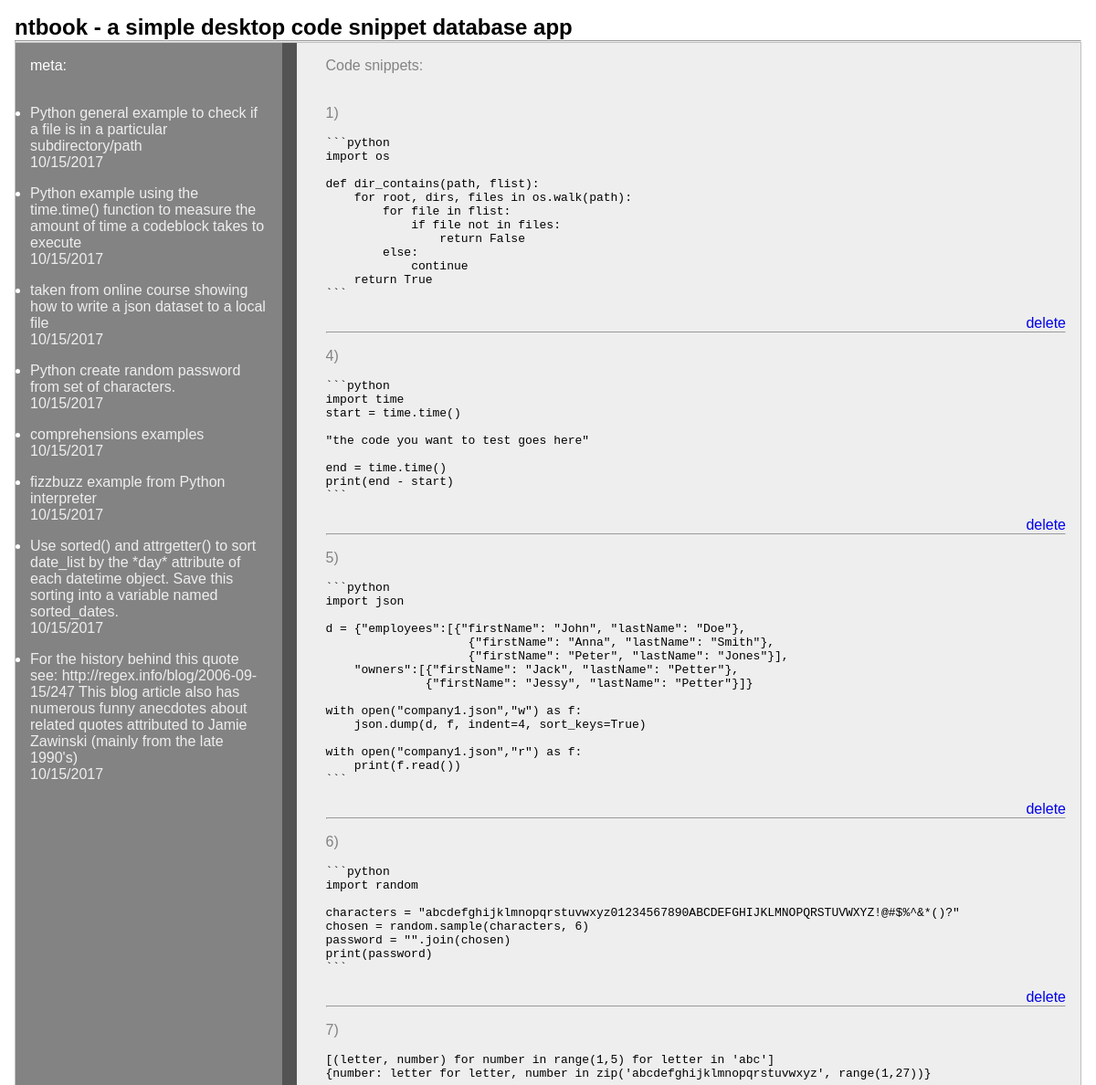
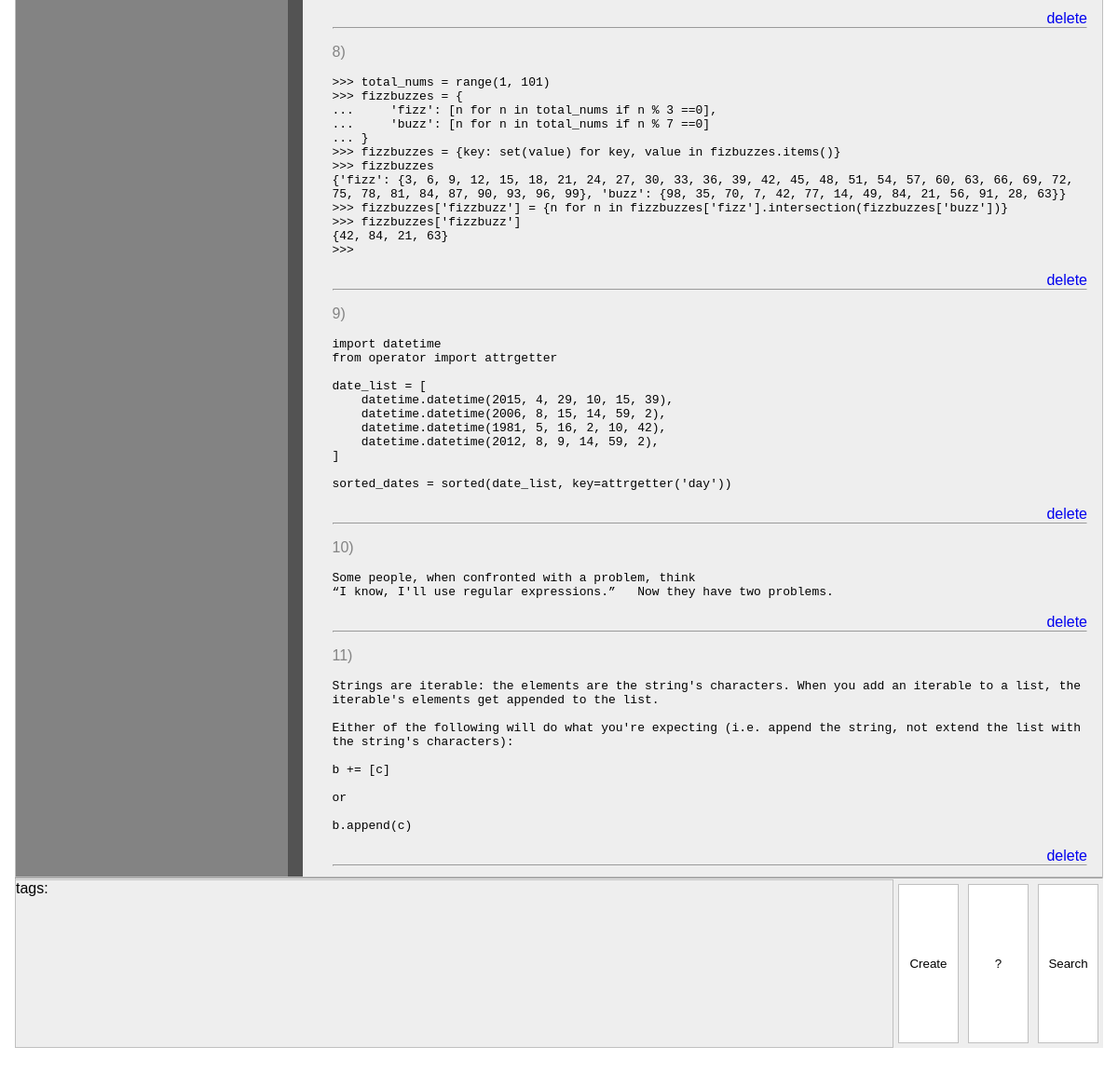
The page / on the database its author committed (2 pictures, top to bottom).
### ntbs/models.py (models this page shows, shortened)
class Ntbook(models.Model):
    name = models.TextField(max_length=2048)
    meta = models.TextField(max_length=2048, blank=True)
    created_at = models.DateTimeField(default=timezone.now)

### ntbs/views.py (the view)
# urls.py: url(r'^$', views.NtbookList.as_view(), name='ntbook_list'),
class NtbookList(ListView):
    model = Ntbook

### ntbs/templates/ntbs/ntbook_list.html
{% extends 'layout.html' %}
{% block content %}
<ul class="snippet">
    {% for ntb in object_list %}
    <li>{{ ntb.id }})
      <a class="snippet" href="{% url "ntbook_edit" ntb.id %}">
        <pre>{{ ntb.name }}</pre></a>
        <a class="delete" href="{% url "ntbook_delete" ntb.id %}">delete</a>
    </li>
<hr>
    {% endfor %}
</ul>
{% endblock content%}
{% block meta %}
<ul class="meta">
{% for ntb in object_list %}
  {% if ntb.meta %}
  <li> <a class="meta" href="{% url "ntbook_edit" ntb.id %}">
      {{ ntb.meta }}<br>{{ ntb.created_at|date:"SHORT_DATE_FORMAT" }}</a>
  </li>
{% endif %}
{% endfor %}
</ul>
{% endblock meta%}

### templates/layout.html (shortened to what this page needs)
{% load static from staticfiles %}
<head>
    <link rel = "stylesheet" type = "text/css" href = "{% static 'css/ntb.css' %}" />
</head>
    <body style="">
        <div class="page-container">
            <h2 class="fullsize">
               ntbook - a simple desktop code snippet database app
            </h2>
            <hr />
            <div class="panel-container">
                <div class="panel-left" >
                  meta:<p><br>
                    {% block meta %}{% endblock%}
                </div>
                <div class="splitter">
                </div>
                <div class="panel-right">
                  Code snippets: <p><br>{% block content %}{% endblock content%}
                </div>
            </div>     {% comment %}{% endcomment %}
            <hr />
            <div class="panel-bottom">
              <div class="tags">tags:  </div>
              <div class="nav">
                  <button type="button" class="button"
              onclick="location='{% url "ntbook_new" %}'">Create</button>
                  <button type="button" class="button">?</button>
                  <button type="button" class="button">Search</button>
              </div>
            </div>
        </div>  {% comment %}{% endcomment %}
    </body>
    </html>

### assets/css/ntb.css (style rules this page uses)
*, *:before, *:after { -moz-box-sizing: border-box; -webkit-box-sizing: border-box; box-sizing: border-box; margin: 0; padding: 0; }
html, body { height: 100vh; font-family: 'Trebuchet MS', 'Lucida Sans Unicode', 'Lucida Grande', 'Lucida Sans', Arial, sans-serif; padding: 0; margin: 0; overflow: auto; }
.page-container { height: 92%; margin: 1rem; }
.panel-container { display: flex; flex-direction: row; border: 1px solid silver; overflow: hidden; height: 92%; xtouch-action: none; }
.panel-left { flex: 0 0 auto; padding: 1rem; height: 100%; width: 25%; min-width: 10%; max-width: 75%; white-space: wrap; background: #838383; color: white; overflow: auto; }
.splitter { flex: 0 0 auto; width: 1rem; background: url(https://raw.githubusercontent.com/RickStrahl/jquery-resizable/master/assets/vsizegrip.png) center center no-repeat #535353; height: 100%; cursor: col-resize; }
.panel-right { flex: 1 1 auto; padding: 1rem 1rem 1rem 2rem; height: 100%; min-width: 10%; max-width: 90%; background: #eee; overflow: auto; color: #838383; }
.panel-right pre { white-space: pre-wrap; }
.panel-bottom { display: flex; flex-direction: row; width: 100%; justify-content: flex-end; height: 8%; background: #eee; }
.tags { height: 100%; flex: 3 1 auto; background: #eee; border: 1px solid silver; }
.nav { display: flex; flex-direction: row; justify-content: space-between; height: 100%; background: inherit; }
.button { background: #fff; border: 1px solid silver; width: 65px; margin: 5px; }
.snippet { list-style: none; }
pre { padding-bottom: 1rem; }
pre { padding-top: 1rem; }
li { padding-top: 1rem }
a { text-decoration-line: none; }
a.snippet { color: black; }
a.meta { color: #eee; }
.delete { display: block;text-align: right; }

### rows shown on the page
Ntbook: meta "Python general example to check if a file is in a particular subdirectory/path", created_at "10/15/2017", id "1", name "```python import os def dir_contains(path, flist): for root, dirs, files in os.walk(path): for file in flist: if file not in files: return False else: continue return True ```"
Ntbook: meta "Python example using the time.time() function to measure the amount of time a codeblock takes to execute", created_at "10/15/2017", id "4", name "```python import time start = time.time() \"the code you want to test goes here\" end = time.time() print(end - start) ```"
Ntbook: meta "taken from online course showing how to write a json dataset to a local file", created_at "10/15/2017", id "5", name "```python import json d = {\"employees\":[{\"firstName\": \"John\", \"lastName\": \"Doe\"}, {\"firstName\": \"Anna\", \"lastName\": \"Smith\"}, {\"firstName\": \"Peter\", \"lastName\": \"Jones\"}], \"owners\":[{\"firstName\": \"Jack\", \"lastName\": \"Petter\"}, {\"firstName\": \"Jessy\", \"lastName\": \"Petter\"}]} with open(\"company1.json\",\"w\") as f: json.dump(d, f, indent=4, sort_keys=True) with open(\"company1.json\",\"r\") as f: print(f.read()) ```"
Ntbook: meta "Python create random password from set of characters.", created_at "10/15/2017", id "6", name "```python import random characters = \"abcdefghijklmnopqrstuvwxyz01234567890ABCDEFGHIJKLMNOPQRSTUVWXYZ!@#$%^&*()?\" chosen = random.sample(characters, 6) password = \"\".join(chosen) print(password) ```"
Ntbook: meta "comprehensions examples", created_at "10/15/2017", id "7", name "[(letter, number) for number in range(1,5) for letter in 'abc'] {number: letter for letter, number in zip('abcdefghijklmnopqrstuvwxyz', range(1,27))}"
Ntbook: meta "fizzbuzz example from Python interpreter", created_at "10/15/2017", id "8", name ">>> total_nums = range(1, 101) >>> fizzbuzzes = { ... 'fizz': [n for n in total_nums if n % 3 ==0], ... 'buzz': [n for n in total_nums if n % 7 ==0] ... } >>> fizzbuzzes = {key: set(value) for key, value in fizbuzzes.items()} >>> fizzbuzzes {'fizz': {3, 6, 9, 12, 15, 18, 21, 24, 27, 30, 33, 36, 39, 42, 45, 48, 51, 54, 57, 60, 63, 66, 69, 72, 75, 78, 81, 84, 87, 90, 93, 96, 99}, 'buzz': {98, 35, 70, 7, 42, 77, 14, 49, 84, 21, 56, 91, 28, 63}} >>> fizzbuzzes['fizzbuzz'] = {n for n in fizzbuzzes['fizz'].intersection(fizzbuzzes['buzz'])} >>> fizzbuzzes['fizzbuzz'] {42, 84, 21, 63} >>>"
Ntbook: meta "Use sorted() and attrgetter() to sort date_list by the *day* attribute of each datetime object. Save this sorting into a variable named sorted_dates.", created_at "10/15/2017", id "9", name "import datetime from operator import attrgetter date_list = [ datetime.datetime(2015, 4, 29, 10, 15, 39), datetime.datetime(2006, 8, 15, 14, 59, 2), datetime.datetime(1981, 5, 16, 2, 10, 42), datetime.datetime(2012, 8, 9, 14, 59, 2), ] sorted_dates = sorted(date_list, key=attrgetter('day'))"
Ntbook: meta "For the history behind this quote see: http://regex.info/blog/2006-09-15/247 This blog article also has numerous funny anecdotes about related quotes attributed to Jamie Zawinski (mainly from the late 1990's)", created_at "10/15/2017", id "10", name "Some people, when confronted with a problem, think “I know, I'll use regular expressions.” Now they have two problems."
Ntbook: id "11", name "Strings are iterable: the elements are the string's characters. When you add an iterable to a list, the iterable's elements get appended to the list. Either of the following will do what you're expecting (i.e. append the string, not extend the list with the string's characters): b += [c] or b.append(c)"
